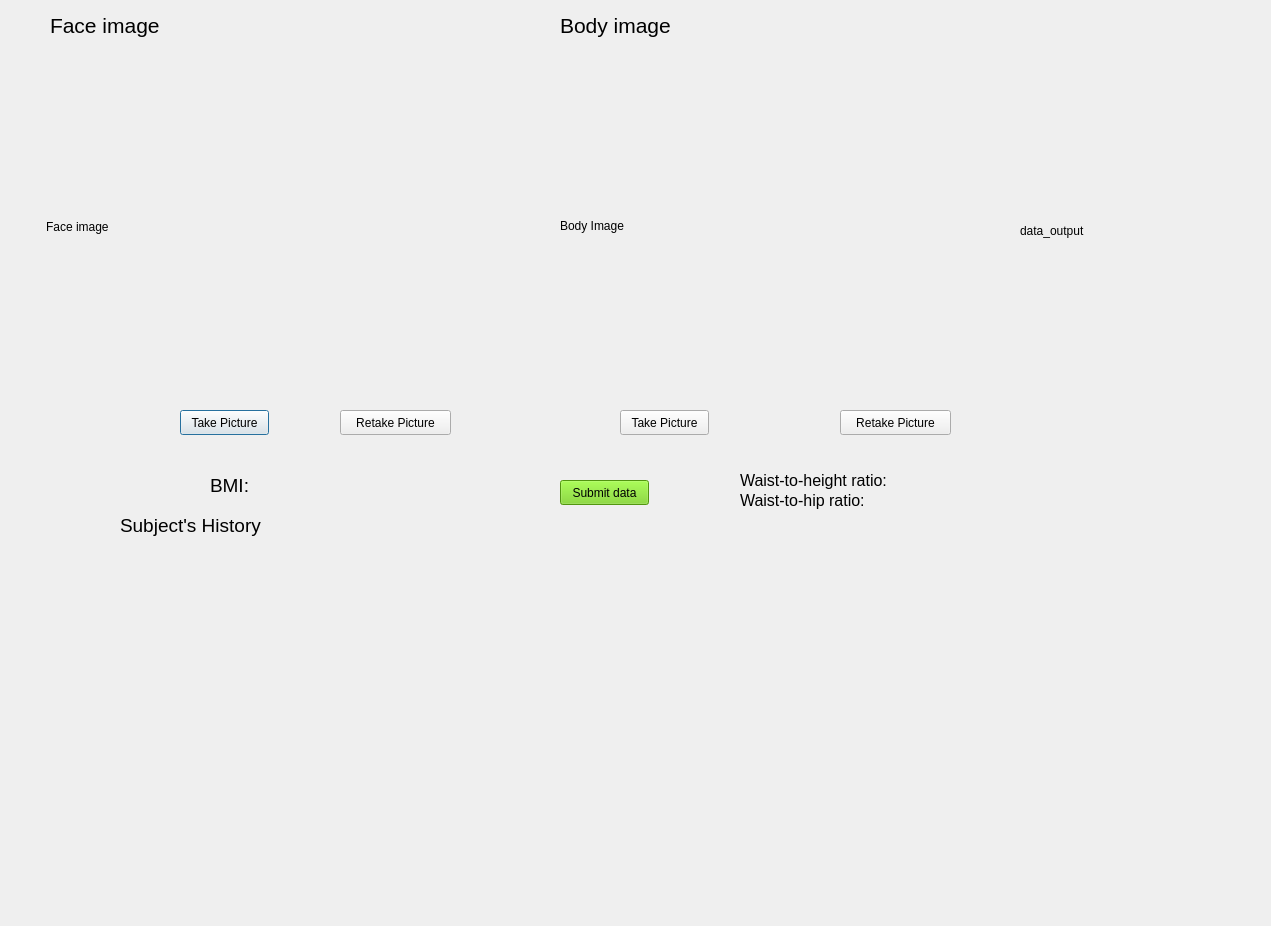
<?xml version="1.0" encoding="UTF-8"?>
<ui version="4.0">
 <class>Form</class>
 <widget class="QDialog" name="Form">
  <property name="geometry">
   <rect>
    <x>0</x>
    <y>0</y>
    <width>1271</width>
    <height>926</height>
   </rect>
  </property>
  <property name="windowTitle">
   <string>Weight Watchers</string>
  </property>
  <widget class="QPushButton" name="take_face_picture_btn">
   <property name="geometry">
    <rect>
     <x>180</x>
     <y>410</y>
     <width>89</width>
     <height>25</height>
    </rect>
   </property>
   <property name="text">
    <string>Take Picture</string>
   </property>
  </widget>
  <widget class="QPushButton" name="retake_face_picture_btn">
   <property name="geometry">
    <rect>
     <x>340</x>
     <y>410</y>
     <width>111</width>
     <height>25</height>
    </rect>
   </property>
   <property name="text">
    <string>Retake Picture</string>
   </property>
  </widget>
  <widget class="QLabel" name="label">
   <property name="geometry">
    <rect>
     <x>50</x>
     <y>10</y>
     <width>121</width>
     <height>31</height>
    </rect>
   </property>
   <property name="font">
    <font>
     <pointsize>16</pointsize>
    </font>
   </property>
   <property name="text">
    <string>Face image</string>
   </property>
  </widget>
  <widget class="QLabel" name="label_2">
   <property name="geometry">
    <rect>
     <x>560</x>
     <y>10</y>
     <width>121</width>
     <height>31</height>
    </rect>
   </property>
   <property name="font">
    <font>
     <pointsize>16</pointsize>
    </font>
   </property>
   <property name="text">
    <string>Body image</string>
   </property>
  </widget>
  <widget class="QPushButton" name="retake_body_picture_btn">
   <property name="geometry">
    <rect>
     <x>840</x>
     <y>410</y>
     <width>111</width>
     <height>25</height>
    </rect>
   </property>
   <property name="text">
    <string>Retake Picture</string>
   </property>
  </widget>
  <widget class="QPushButton" name="take_body_picture_btn">
   <property name="geometry">
    <rect>
     <x>620</x>
     <y>410</y>
     <width>89</width>
     <height>25</height>
    </rect>
   </property>
   <property name="text">
    <string>Take Picture</string>
   </property>
  </widget>
  <widget class="QLabel" name="text_output">
   <property name="geometry">
    <rect>
     <x>1020</x>
     <y>50</y>
     <width>201</width>
     <height>361</height>
    </rect>
   </property>
   <property name="text">
    <string>data_output</string>
   </property>
  </widget>
  <widget class="QPushButton" name="submit_btn">
   <property name="geometry">
    <rect>
     <x>560</x>
     <y>480</y>
     <width>89</width>
     <height>25</height>
    </rect>
   </property>
   <property name="palette">
    <palette>
     <active>
      <colorrole role="WindowText">
       <brush brushstyle="SolidPattern">
        <color alpha="255">
         <red>0</red>
         <green>0</green>
         <blue>0</blue>
        </color>
       </brush>
      </colorrole>
      <colorrole role="Button">
       <brush brushstyle="SolidPattern">
        <color alpha="255">
         <red>115</red>
         <green>210</green>
         <blue>22</blue>
        </color>
       </brush>
      </colorrole>
      <colorrole role="Light">
       <brush brushstyle="SolidPattern">
        <color alpha="255">
         <red>170</red>
         <green>255</green>
         <blue>87</blue>
        </color>
       </brush>
      </colorrole>
      <colorrole role="Midlight">
       <brush brushstyle="SolidPattern">
        <color alpha="255">
         <red>142</red>
         <green>232</green>
         <blue>54</blue>
        </color>
       </brush>
      </colorrole>
      <colorrole role="Dark">
       <brush brushstyle="SolidPattern">
        <color alpha="255">
         <red>57</red>
         <green>105</green>
         <blue>11</blue>
        </color>
       </brush>
      </colorrole>
      <colorrole role="Mid">
       <brush brushstyle="SolidPattern">
        <color alpha="255">
         <red>76</red>
         <green>140</green>
         <blue>14</blue>
        </color>
       </brush>
      </colorrole>
      <colorrole role="Text">
       <brush brushstyle="SolidPattern">
        <color alpha="255">
         <red>0</red>
         <green>0</green>
         <blue>0</blue>
        </color>
       </brush>
      </colorrole>
      <colorrole role="BrightText">
       <brush brushstyle="SolidPattern">
        <color alpha="255">
         <red>255</red>
         <green>255</green>
         <blue>255</blue>
        </color>
       </brush>
      </colorrole>
      <colorrole role="ButtonText">
       <brush brushstyle="SolidPattern">
        <color alpha="255">
         <red>0</red>
         <green>0</green>
         <blue>0</blue>
        </color>
       </brush>
      </colorrole>
      <colorrole role="Base">
       <brush brushstyle="SolidPattern">
        <color alpha="255">
         <red>255</red>
         <green>255</green>
         <blue>255</blue>
        </color>
       </brush>
      </colorrole>
      <colorrole role="Window">
       <brush brushstyle="SolidPattern">
        <color alpha="255">
         <red>115</red>
         <green>210</green>
         <blue>22</blue>
        </color>
       </brush>
      </colorrole>
      <colorrole role="Shadow">
       <brush brushstyle="SolidPattern">
        <color alpha="255">
         <red>0</red>
         <green>0</green>
         <blue>0</blue>
        </color>
       </brush>
      </colorrole>
      <colorrole role="AlternateBase">
       <brush brushstyle="SolidPattern">
        <color alpha="255">
         <red>185</red>
         <green>232</green>
         <blue>138</blue>
        </color>
       </brush>
      </colorrole>
      <colorrole role="ToolTipBase">
       <brush brushstyle="SolidPattern">
        <color alpha="255">
         <red>255</red>
         <green>255</green>
         <blue>220</blue>
        </color>
       </brush>
      </colorrole>
      <colorrole role="ToolTipText">
       <brush brushstyle="SolidPattern">
        <color alpha="255">
         <red>0</red>
         <green>0</green>
         <blue>0</blue>
        </color>
       </brush>
      </colorrole>
      <colorrole role="PlaceholderText">
       <brush brushstyle="NoBrush">
        <color alpha="128">
         <red>0</red>
         <green>0</green>
         <blue>0</blue>
        </color>
       </brush>
      </colorrole>
     </active>
     <inactive>
      <colorrole role="WindowText">
       <brush brushstyle="SolidPattern">
        <color alpha="255">
         <red>0</red>
         <green>0</green>
         <blue>0</blue>
        </color>
       </brush>
      </colorrole>
      <colorrole role="Button">
       <brush brushstyle="SolidPattern">
        <color alpha="255">
         <red>115</red>
         <green>210</green>
         <blue>22</blue>
        </color>
       </brush>
      </colorrole>
      <colorrole role="Light">
       <brush brushstyle="SolidPattern">
        <color alpha="255">
         <red>170</red>
         <green>255</green>
         <blue>87</blue>
        </color>
       </brush>
      </colorrole>
      <colorrole role="Midlight">
       <brush brushstyle="SolidPattern">
        <color alpha="255">
         <red>142</red>
         <green>232</green>
         <blue>54</blue>
        </color>
       </brush>
      </colorrole>
      <colorrole role="Dark">
       <brush brushstyle="SolidPattern">
        <color alpha="255">
         <red>57</red>
         <green>105</green>
         <blue>11</blue>
        </color>
       </brush>
      </colorrole>
      <colorrole role="Mid">
       <brush brushstyle="SolidPattern">
        <color alpha="255">
         <red>76</red>
         <green>140</green>
         <blue>14</blue>
        </color>
       </brush>
      </colorrole>
      <colorrole role="Text">
       <brush brushstyle="SolidPattern">
        <color alpha="255">
         <red>0</red>
         <green>0</green>
         <blue>0</blue>
        </color>
       </brush>
      </colorrole>
      <colorrole role="BrightText">
       <brush brushstyle="SolidPattern">
        <color alpha="255">
         <red>255</red>
         <green>255</green>
         <blue>255</blue>
        </color>
       </brush>
      </colorrole>
      <colorrole role="ButtonText">
       <brush brushstyle="SolidPattern">
        <color alpha="255">
         <red>0</red>
         <green>0</green>
         <blue>0</blue>
        </color>
       </brush>
      </colorrole>
      <colorrole role="Base">
       <brush brushstyle="SolidPattern">
        <color alpha="255">
         <red>255</red>
         <green>255</green>
         <blue>255</blue>
        </color>
       </brush>
      </colorrole>
      <colorrole role="Window">
       <brush brushstyle="SolidPattern">
        <color alpha="255">
         <red>115</red>
         <green>210</green>
         <blue>22</blue>
        </color>
       </brush>
      </colorrole>
      <colorrole role="Shadow">
       <brush brushstyle="SolidPattern">
        <color alpha="255">
         <red>0</red>
         <green>0</green>
         <blue>0</blue>
        </color>
       </brush>
      </colorrole>
      <colorrole role="AlternateBase">
       <brush brushstyle="SolidPattern">
        <color alpha="255">
         <red>185</red>
         <green>232</green>
         <blue>138</blue>
        </color>
       </brush>
      </colorrole>
      <colorrole role="ToolTipBase">
       <brush brushstyle="SolidPattern">
        <color alpha="255">
         <red>255</red>
         <green>255</green>
         <blue>220</blue>
        </color>
       </brush>
      </colorrole>
      <colorrole role="ToolTipText">
       <brush brushstyle="SolidPattern">
        <color alpha="255">
         <red>0</red>
         <green>0</green>
         <blue>0</blue>
        </color>
       </brush>
      </colorrole>
      <colorrole role="PlaceholderText">
       <brush brushstyle="NoBrush">
        <color alpha="128">
         <red>0</red>
         <green>0</green>
         <blue>0</blue>
        </color>
       </brush>
      </colorrole>
     </inactive>
     <disabled>
      <colorrole role="WindowText">
       <brush brushstyle="SolidPattern">
        <color alpha="255">
         <red>57</red>
         <green>105</green>
         <blue>11</blue>
        </color>
       </brush>
      </colorrole>
      <colorrole role="Button">
       <brush brushstyle="SolidPattern">
        <color alpha="255">
         <red>115</red>
         <green>210</green>
         <blue>22</blue>
        </color>
       </brush>
      </colorrole>
      <colorrole role="Light">
       <brush brushstyle="SolidPattern">
        <color alpha="255">
         <red>170</red>
         <green>255</green>
         <blue>87</blue>
        </color>
       </brush>
      </colorrole>
      <colorrole role="Midlight">
       <brush brushstyle="SolidPattern">
        <color alpha="255">
         <red>142</red>
         <green>232</green>
         <blue>54</blue>
        </color>
       </brush>
      </colorrole>
      <colorrole role="Dark">
       <brush brushstyle="SolidPattern">
        <color alpha="255">
         <red>57</red>
         <green>105</green>
         <blue>11</blue>
        </color>
       </brush>
      </colorrole>
      <colorrole role="Mid">
       <brush brushstyle="SolidPattern">
        <color alpha="255">
         <red>76</red>
         <green>140</green>
         <blue>14</blue>
        </color>
       </brush>
      </colorrole>
      <colorrole role="Text">
       <brush brushstyle="SolidPattern">
        <color alpha="255">
         <red>57</red>
         <green>105</green>
         <blue>11</blue>
        </color>
       </brush>
      </colorrole>
      <colorrole role="BrightText">
       <brush brushstyle="SolidPattern">
        <color alpha="255">
         <red>255</red>
         <green>255</green>
         <blue>255</blue>
        </color>
       </brush>
      </colorrole>
      <colorrole role="ButtonText">
       <brush brushstyle="SolidPattern">
        <color alpha="255">
         <red>57</red>
         <green>105</green>
         <blue>11</blue>
        </color>
       </brush>
      </colorrole>
      <colorrole role="Base">
       <brush brushstyle="SolidPattern">
        <color alpha="255">
         <red>115</red>
         <green>210</green>
         <blue>22</blue>
        </color>
       </brush>
      </colorrole>
      <colorrole role="Window">
       <brush brushstyle="SolidPattern">
        <color alpha="255">
         <red>115</red>
         <green>210</green>
         <blue>22</blue>
        </color>
       </brush>
      </colorrole>
      <colorrole role="Shadow">
       <brush brushstyle="SolidPattern">
        <color alpha="255">
         <red>0</red>
         <green>0</green>
         <blue>0</blue>
        </color>
       </brush>
      </colorrole>
      <colorrole role="AlternateBase">
       <brush brushstyle="SolidPattern">
        <color alpha="255">
         <red>115</red>
         <green>210</green>
         <blue>22</blue>
        </color>
       </brush>
      </colorrole>
      <colorrole role="ToolTipBase">
       <brush brushstyle="SolidPattern">
        <color alpha="255">
         <red>255</red>
         <green>255</green>
         <blue>220</blue>
        </color>
       </brush>
      </colorrole>
      <colorrole role="ToolTipText">
       <brush brushstyle="SolidPattern">
        <color alpha="255">
         <red>0</red>
         <green>0</green>
         <blue>0</blue>
        </color>
       </brush>
      </colorrole>
      <colorrole role="PlaceholderText">
       <brush brushstyle="NoBrush">
        <color alpha="128">
         <red>0</red>
         <green>0</green>
         <blue>0</blue>
        </color>
       </brush>
      </colorrole>
     </disabled>
    </palette>
   </property>
   <property name="autoFillBackground">
    <bool>false</bool>
   </property>
   <property name="text">
    <string>Submit data</string>
   </property>
  </widget>
  <widget class="MplWidget" name="history_plot" native="true">
   <property name="geometry">
    <rect>
     <x>120</x>
     <y>540</y>
     <width>1011</width>
     <height>311</height>
    </rect>
   </property>
  </widget>
  <widget class="QLabel" name="label_4">
   <property name="geometry">
    <rect>
     <x>120</x>
     <y>510</y>
     <width>151</width>
     <height>31</height>
    </rect>
   </property>
   <property name="font">
    <font>
     <pointsize>14</pointsize>
    </font>
   </property>
   <property name="text">
    <string>Subject's History</string>
   </property>
  </widget>
  <widget class="QLabel" name="bmi_tag">
   <property name="geometry">
    <rect>
     <x>210</x>
     <y>470</y>
     <width>151</width>
     <height>31</height>
    </rect>
   </property>
   <property name="font">
    <font>
     <pointsize>14</pointsize>
    </font>
   </property>
   <property name="text">
    <string>BMI:</string>
   </property>
  </widget>
  <widget class="QLabel" name="w2height_label">
   <property name="geometry">
    <rect>
     <x>740</x>
     <y>470</y>
     <width>221</width>
     <height>21</height>
    </rect>
   </property>
   <property name="font">
    <font>
     <pointsize>12</pointsize>
    </font>
   </property>
   <property name="text">
    <string>Waist-to-height ratio:</string>
   </property>
  </widget>
  <widget class="QLabel" name="w2hip_label">
   <property name="geometry">
    <rect>
     <x>740</x>
     <y>490</y>
     <width>221</width>
     <height>21</height>
    </rect>
   </property>
   <property name="font">
    <font>
     <pointsize>12</pointsize>
    </font>
   </property>
   <property name="text">
    <string>Waist-to-hip ratio:</string>
   </property>
  </widget>
  <widget class="QLabel" name="face">
   <property name="geometry">
    <rect>
     <x>46</x>
     <y>46</y>
     <width>481</width>
     <height>361</height>
    </rect>
   </property>
   <property name="text">
    <string>Face image</string>
   </property>
  </widget>
  <widget class="QLabel" name="label_3">
   <property name="geometry">
    <rect>
     <x>560</x>
     <y>40</y>
     <width>421</width>
     <height>371</height>
    </rect>
   </property>
   <property name="text">
    <string>Body Image</string>
   </property>
  </widget>
 </widget>
 <customwidgets>
  <customwidget>
   <class>MplWidget</class>
   <extends>QWidget</extends>
   <header location="global">mplwidget</header>
   <container>1</container>
  </customwidget>
 </customwidgets>
 <resources/>
 <connections/>
</ui>
